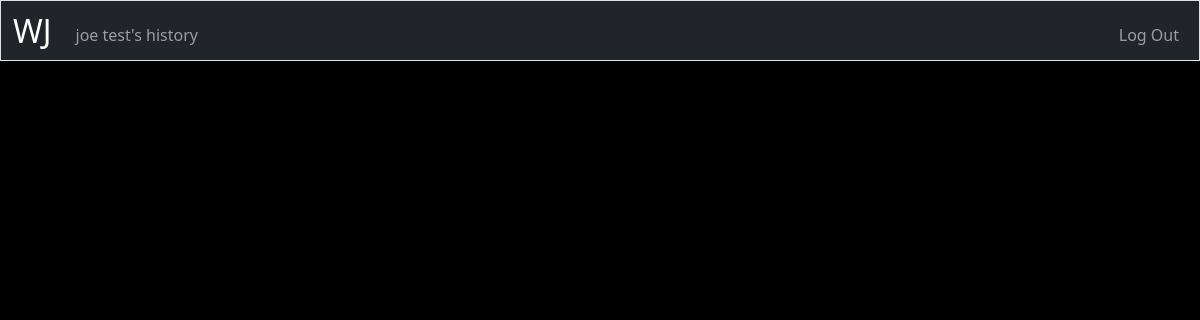
The page /history (signed in) on the database as committed earlier.
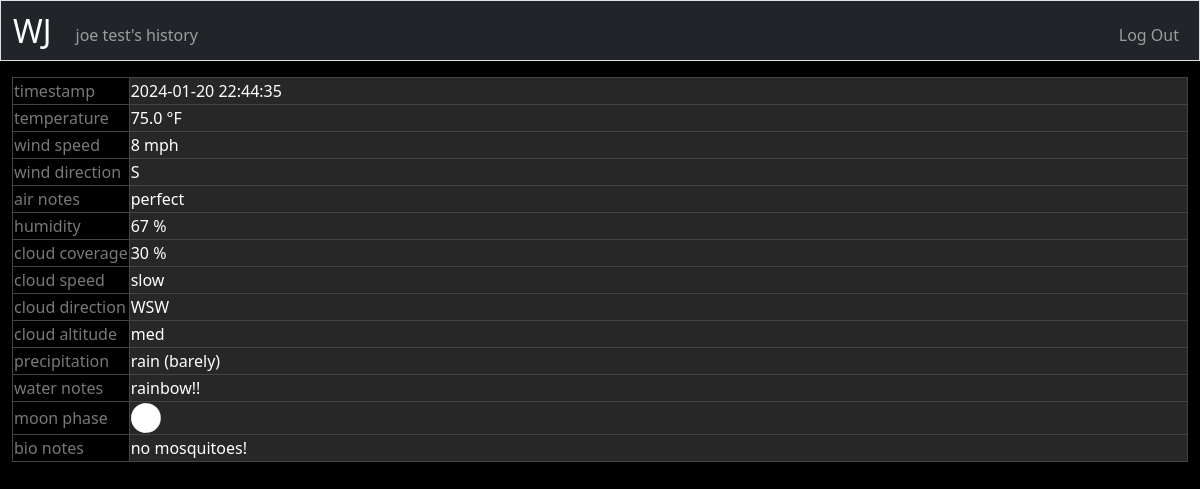
The same page on the database as committed later.
### tables this page shows
CREATE TABLE weather_entries (
    id INTEGER PRIMARY KEY,
    user_id INTEGER NOT NULL,
    temp REAL,
    wind_speed INTEGER,
    wind_direction TEXT CHECK(wind_direction IN ('E', 'ESE', 'SE', 'SSE', 'S', 'SSW', 'SW', 'WSW', 'W', 'WNW', 'NW', 'NNW', 'N', 'NNE', 'NE', 'ENE')),
    air_notes TEXT,
    humidity INTEGER CHECK(humidity >= 0 AND humidity <= 100),
    cloud_coverage INTEGER CHECK(cloud_coverage >= 0 AND cloud_coverage <= 100),
    cloud_speed TEXT CHECK(cloud_speed IN ('still', 'slow', 'med', 'fast')),
    cloud_direction TEXT CHECK(cloud_direction IN ('E', 'ESE', 'SE', 'SSE', 'S', 'SSW', 'SW', 'WSW', 'W', 'WNW', 'NW', 'NNW', 'N', 'NNE', 'NE', 'ENE')), 
    cloud_altitude TEXT CHECK(cloud_altitude IN ('high', 'med', 'low')),
    precipitation TEXT CHECK(precipitation IN ('fog', 'rain (barely)', 'rain (light)', 'rain (moderate)', 'rain (heavy)', 'sleet', 'hail', 'snow (light)', 'snow (moderate)', 'snow (heavy)')),
    water_notes TEXT,
       moon_phase INTEGER CHECK(moon_phase >= 1 AND moon_phase <= 28),
    bio_notes TEXT,
    log_time DATETIME DEFAULT CURRENT_TIMESTAMP,
    FOREIGN KEY(user_id) REFERENCES users(id)
);

### app.py (the view)
@app.route("/history", methods=["GET", "POST"])
@login_required  # only logged-in users can access this route.
def history():
    if request.method == "POST":  # redirects back to the history page, perhaps for refreshing
        return redirect("/history")
    else:  # Retrieve weather entries for the logged-in user, ordered by most recent first.
        entries = db.execute("SELECT * FROM weather_entries WHERE user_id = ? ORDER BY log_time DESC", session["user_id"])
        for entry in entries:
            log_time_gmt = datetime.fromisoformat(entry["log_time"])
            log_time_gmt = pytz.timezone('GMT').localize(log_time_gmt)
            log_time_est = log_time_gmt.astimezone(pytz.timezone('America/New_York'))
            entry["log_time"] = log_time_est.strftime('%Y-%m-%d %H:%M:%S')
    return render_template("history.html", entries=entries)

### app.py (called while the page is built, shortened)
@app.after_request
def after_request(response):
    return response

@app.context_processor
def inject_user_details():
    if "user_id" in session:
        username = db.execute("SELECT username FROM users WHERE id = ?", session["user_id"])[0]['username']
        return dict(username=username)
    else:
        return dict(username=None)

### helpers.py (called while the page is built)
def login_required(f):
    @wraps(f)  # Preserve the original function's metadata
    def decorated_function(*args, **kwargs):
        if session.get("user_id") is None:  # Check if user is not logged in.
            return redirect("/login")  # Redirect to login page if not logged in.
        return f(*args, **kwargs)  # Call the original function if logged in.
    return decorated_function  # Return the wrapped function.

### templates/history.html (shortened to what this page needs)
{% extends "layout.html" %}
{% block main %}
    {% for entry in entries %}
    <table class="entry-table">
        <tr>
            <td>timestamp</td>
            <td>{{ entry.log_time }}</td>
        </tr>
        {% if entry.temp %}
        <tr>
            <td>temperature</td>
            <td>{{ entry.temp }} °F</td>
        </tr>
        {% endif %}
        {% if entry.wind_speed %}
        <tr>
            <td>wind speed</td>
            <td>{{ entry.wind_speed }} mph</td>
        </tr>
        {% endif %}
        {% if entry.wind_direction %}
        <tr>
            <td>wind direction</td>
            <td>{{ entry.wind_direction }}</td>
        </tr>
        {% endif %}
        {% if entry.air_notes %}
        <tr  class="notes-row">
            <td>air notes</td>
            <td>{{ entry.air_notes }}</td>
        </tr>
        {% endif %}
        {% if entry.humidity %}
        <tr>
            <td>humidity</td>
            <td>{{ entry.humidity }} %</td>
        </tr>
        {% endif %}
        {% if entry.cloud_coverage %}
        <tr>
            <td>cloud coverage</td>
            <td>{{ entry.cloud_coverage }} %</td>
        </tr>
        {% endif %}
        {% if entry.cloud_speed %}
        <tr>
            <td>cloud speed</td>
            <td>{{ entry.cloud_speed }}</td>
        </tr>
        {% endif %}
        {% if entry.cloud_direction %}
        <tr>
            <td>cloud direction</td>
            <td>{{ entry.cloud_direction }}</td>
        </tr>
        {% endif %}
        {% if entry.cloud_altitude %}
        <tr>
            <td>cloud altitude</td>
            <td>{{ entry.cloud_altitude }}</td>
        </tr>
        {% endif %}
        {% if entry.precipitation %}
        <tr>
            <td>precipitation</td>
            <td>{{ entry.precipitation }}</td>
        </tr>
        {% endif %}
        {% if entry.water_notes %}
        <tr class="notes-row">
            <td>water notes</td>
            <td>{{ entry.water_notes }}</td>
        </tr>
        {% endif %}
        {% if entry.moon_phase %}
            <tr>
                <td>moon phase</td>
                <td><img src="{{ 'static/moon_images/' + (entry.moon_phase|string) + '.svg' }}" style="width:30px; height:30px;" alt="{{ entry.moon_phase }}"></td>
            </tr>
        {% endif %}
        {% if entry.bio_notes %}
        <tr class="notes-row">
            <td>bio notes</td>
            <td>{{ entry.bio_notes }}</td>
        </tr>
        {% endif %}
    </table>
    {% endfor %}
{% endblock %}

Rows that differ between the two databases and show on the page:
added weather_entries: log_time "2024-01-20 22:44:35", temp "75.0", wind_speed "8", wind_direction "S", air_notes "perfect", humidity "67", cloud_coverage "30", cloud_speed "slow", cloud_direction "WSW", cloud_altitude "med", precipitation "rain (barely)", water_notes "rainbow!!", moon_phase 15 (drawn), bio_notes "no mosquitoes!"
